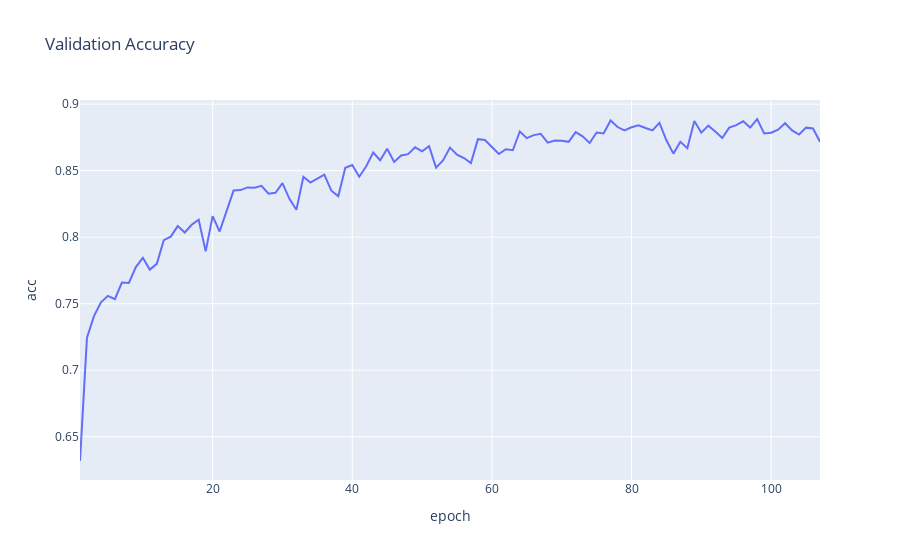

This figure's notebook cell:
### Code cell
show_graph(full_validation_log, 'acc', 'Validation Accuracy')
